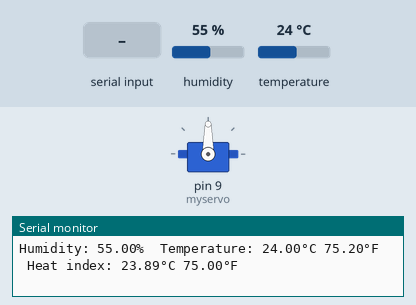
This sketch was run on a simulated Arduino Uno, built with avr-gcc and run on an emulated ATmega328P. Parts: servo, the last lines printed to the serial monitor. The test bench sets the inputs (shaded band); at power-on: humidity 55 %, temperature 24 °C.

Above: at 4.8 s.
4.9 s: "Get it" received over the second serial link
At 6.27 s:
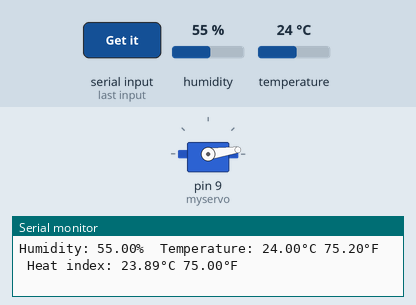
8.5 s: "1" received over the second serial link
At 8.68 s:
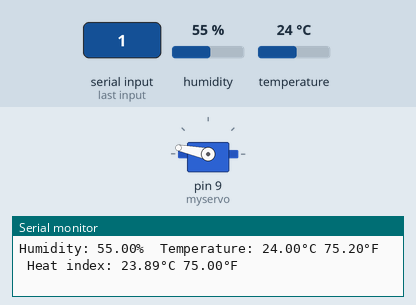
At 9.9 s:
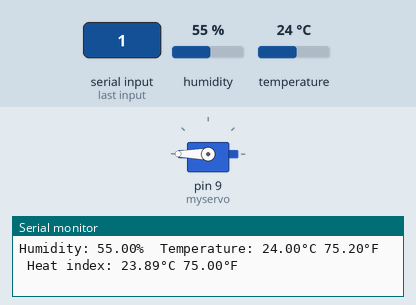
Timing chart, 0 to 11.5 s (numbered marks = the images above; inputs shaded):
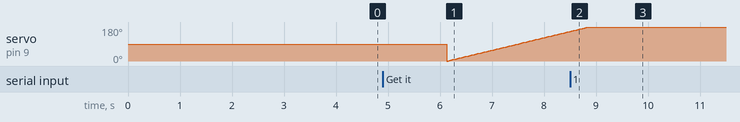

Measured:
- after the input at 8.5 s, servo on pin 9 (myservo): goes on until 8.8 s, then stays 180°

The sketch:

DHTtester.ino
```cpp
// Example testing sketch for various DHT humidity/temperature sensors
// Written by ladyada, public domain

// REQUIRES the following Arduino libraries:
// - DHT Sensor Library: https://github.com/adafruit/DHT-sensor-library
// - Adafruit Unified Sensor Lib: https://github.com/adafruit/Adafruit_Sensor

#include "DHT.h"

#define DHTPIN 2     // Digital pin connected to the DHT sensor
// Feather HUZZAH ESP8266 note: use pins 3, 4, 5, 12, 13 or 14 --
// Pin 15 can work but DHT must be disconnected during program upload.

// Uncomment whatever type you're using!
//#define DHTTYPE DHT11   // DHT 11
#define DHTTYPE DHT22   // DHT 22  (AM2302), AM2321
//#define DHTTYPE DHT21   // DHT 21 (AM2301)

// Connect pin 1 (on the left) of the sensor to +5V
// NOTE: If using a board with 3.3V logic like an Arduino Due connect pin 1
// to 3.3V instead of 5V!
// Connect pin 2 of the sensor to whatever your DHTPIN is
// Connect pin 4 (on the right) of the sensor to GROUND
// Connect a 10K resistor from pin 2 (data) to pin 1 (power) of the sensor

// Initialize DHT sensor.
// Note that older versions of this library took an optional third parameter to
// tweak the timings for faster processors.  This parameter is no longer needed
// as the current DHT reading algorithm adjusts itself to work on faster procs.
DHT dht(DHTPIN, DHTTYPE);

#include <SoftwareSerial.h>
#include <Servo.h>
Servo myservo;  // create servo object to control a servo
// twelve servo objects can be created on most boards

SoftwareSerial BT(10, 11); //TX, RX respetively
String readdata;

int pos = 0;

void setup() {

  BT.begin(9600);
  Serial.begin(9600);
  Serial.println(F("DHTxx test!"));

  dht.begin();
  myservo.attach(9);  // attaches the servo on pin 9 to the servo object
}

void loop() {
  // Wait a few seconds between measurements.
  delay(2000);

  // Reading temperature or humidity takes about 250 milliseconds!
  // Sensor readings may also be up to 2 seconds 'old' (its a very slow sensor)
  float h = dht.readHumidity();
  // Read temperature as Celsius (the default)
  float t = dht.readTemperature();
  // Read temperature as Fahrenheit (isFahrenheit = true)
  float f = dht.readTemperature(true);

  // Check if any reads failed and exit early (to try again).
  if (isnan(h) || isnan(t) || isnan(f)) {
    Serial.println(F("Failed to read from DHT sensor!"));
    return;
  }

  // Compute heat index in Fahrenheit (the default)
  float hif = dht.computeHeatIndex(f, h);
  // Compute heat index in Celsius (isFahreheit = false)
  float hic = dht.computeHeatIndex(t, h, false);

    while (BT.available()) { //Check if there is an available byte to read
    delay(10); //Delay added to make thing stable
    char c = BT.read(); //Conduct a serial read
    readdata += c; //build the string- "forward", "backward", "left" and "right"
  }

  Serial.print(F("Humidity: "));
  Serial.print(h);
  Serial.print(F("%  Temperature: "));
  Serial.print(t);
  Serial.print(F("°C "));
  Serial.print(f);
  Serial.print(F("°F  Heat index: "));
  Serial.print(hic);
  Serial.print(F("°C "));
  Serial.print(hif);
  Serial.println(F("°F"));

    if (readdata == "Get it")
    {
  for (pos = 0; pos <= 180; pos += 1) { // goes from 0 degrees to 180 degrees
    // in steps of 1 degree
    myservo.write(pos);              // tell servo to go to position in variable 'pos'
    delay(15);                       // waits 15ms for the servo to reach the position
  }
    }
}
```
